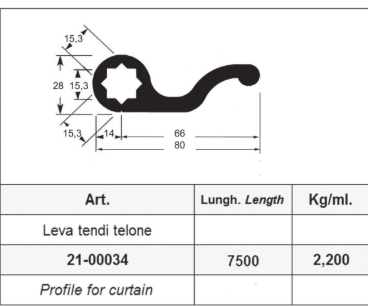
#> input picture data/forras/380034_lap.png, 368 x 306 px
$ python meretvonal_ujrarajz.py
#> lines starting #> are read from the running program, lines starting #| are printed output that depends on the picture; after the words box and inside, x2 and y2 are one past the last pixel; in counts of white or black regions, pixels touching at a corner belong together
"""Kis felbontású katalóguslap-rajzok (RE-ALL 380034, 380035) élesítése: a fekete profil élsimítva marad, a méret-
és segédvonalak, a nyílhegyek és a számok a lap szerinti helyükön vektorosan, élesen újrarajzolva.
Kimenet: data/forras/<kód>_rajz.png (a tiszta_rajzok.py IMAGESET innen veszi).

Használat: python3 scripts/termekadatok/meretvonal_ujrarajz.py
"""
import math
import sys
from pathlib import Path

import cv2
import numpy as np
from PIL import Image, ImageDraw, ImageFont

sys.path.insert(0, str(Path(__file__).parent))
from common import ROOT  # noqa: E402

FONT = "/usr/share/fonts/truetype/liberation/LiberationSans-Regular.ttf"
SS = 3  # túlmintavételezés az élsimításhoz


def crisp(src, box, S=4):
    """A lap rajzrésze (keret nélkül) felnagyítva, éles kontrasztgörbével."""
#> called with src = 'data/forras/380034_lap.png', box = (6, 10, 362, 172), S = 4
    a = np.asarray(Image.open(ROOT / src).convert("L")).astype(np.float32)[box[1]:box[3], box[0]:box[2]]
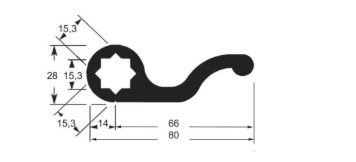
#> a: shape (162, 356) float32; min 34, max 255, mean 236.7
    ink = a < 200
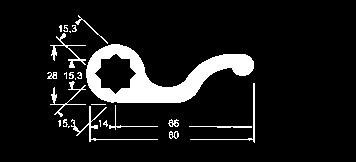
#> ink: shape (162, 356) bool; 9.5% white; 25 white regions (10 under 20 px), largest, box (x1, y1, x2, y2) and area: (86, 44, 254, 103) 4001, (71, 106, 158, 142) 258, (50, 33, 86, 68) 224
    a[:, ink.mean(axis=0) > 0.8] = 255
    a[ink.mean(axis=1) > 0.8, :] = 255
    ys, xs = np.where(a < 200)
#> ys = 5457 values from 15 to 142; xs = 5457 values, max 254 at index 2789, min 47 at index 2098, mean 147.8
    a = a[max(ys.min() - 12, 0):ys.max() + 12, max(xs.min() - 12, 0):xs.max() + 12]
#> a: shape (151, 231) float32
    d = cv2.resize(a, None, fx=S, fy=S, interpolation=cv2.INTER_CUBIC)
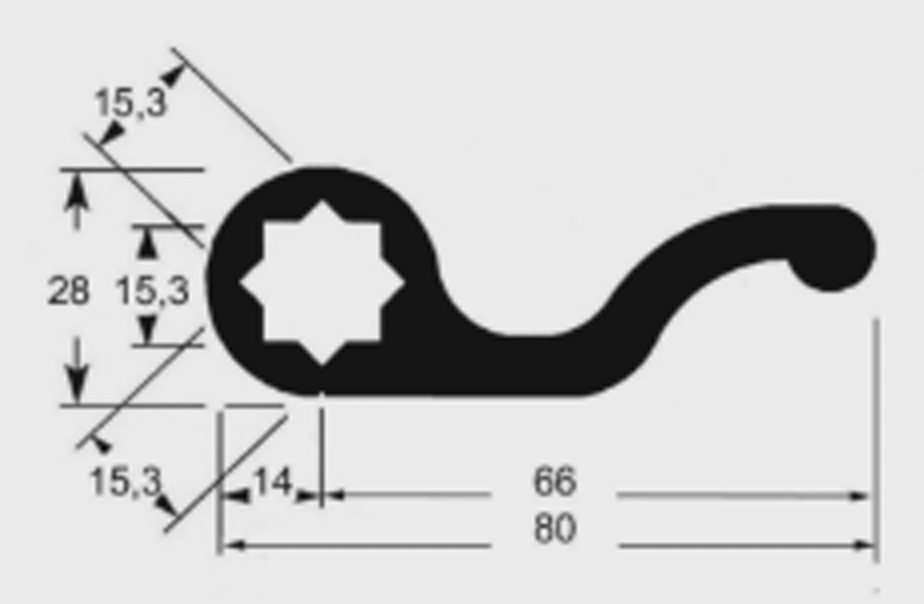
#> d: shape (604, 924) float32; min 11.89, max 275.8, mean 224.8; drawn with min black and max white
    d = cv2.GaussianBlur(d, (0, 0), S * 0.3)
    return (255 / (1 + np.exp(-(d - 190) / 12))).astype(np.uint8)


def profile_only(d):
    """Csak a legnagyobb sötét folt (a profil) marad, élsimított széllel."""
    n, lab, st, _ = cv2.connectedComponentsWithStats((d < 128).astype(np.uint8), connectivity=8)
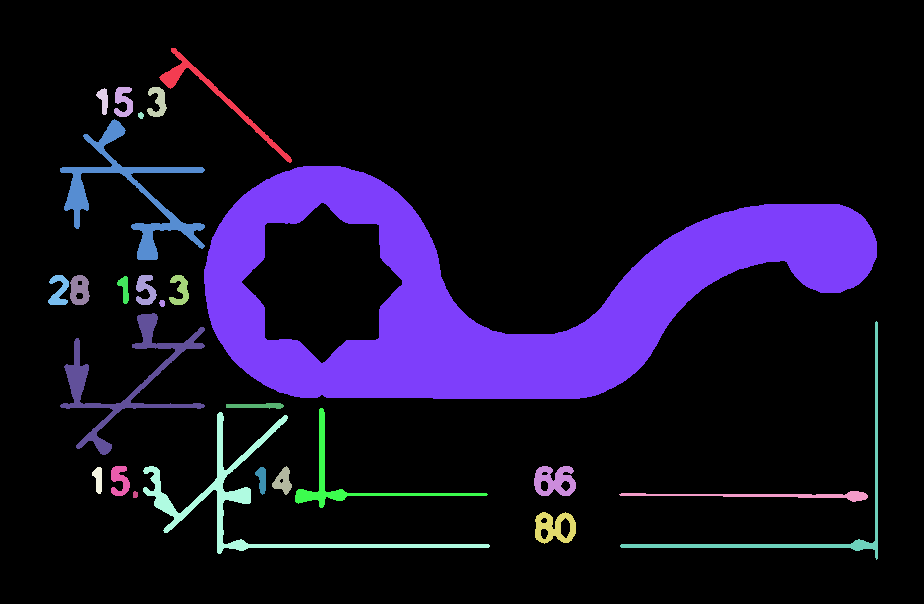
#> lab: shape (604, 924) int32; 27 distinct labels, from 0 to 26; one colour per label, 0 black
#> n = 27; st = 27 rows, first 6: [0, 0, 924, 604, 471841], [159, 48, 133, 115, 1205], [114, 87, 19, 30, 364], [147, 87, 20, 30, 336], [96, 88, 12, 27, 184], [138, 112, 6, 7, 32]
    keep = cv2.dilate((lab == 1 + int(np.argmax(st[1:, 4]))).astype(np.uint8), np.ones((7, 7), np.uint8)) > 0
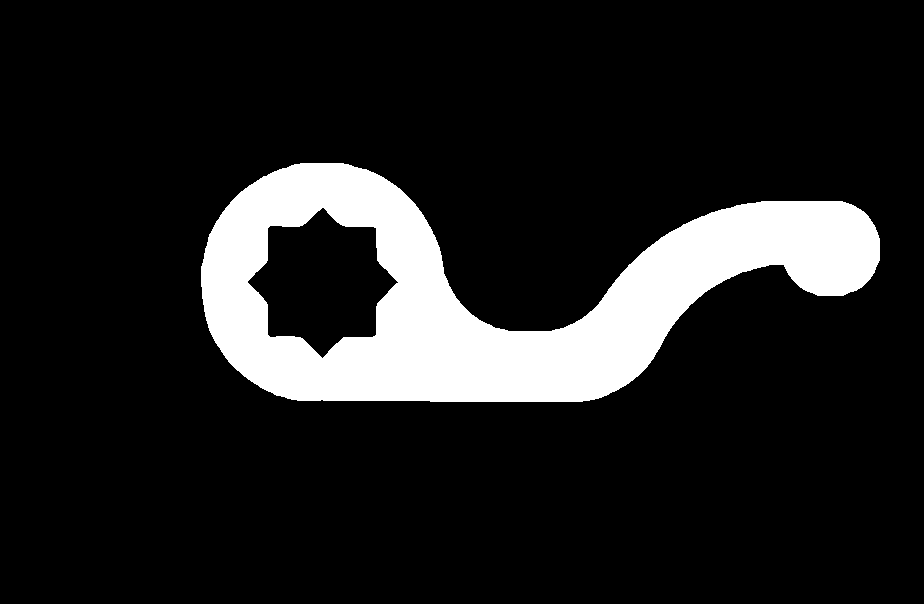
#> keep: shape (604, 924) bool; 13% white; 1 white region, box (x1, y1, x2, y2) and area: (201, 163, 880, 402) 72522
    out = np.full_like(d, 255)
    out[keep] = d[keep]
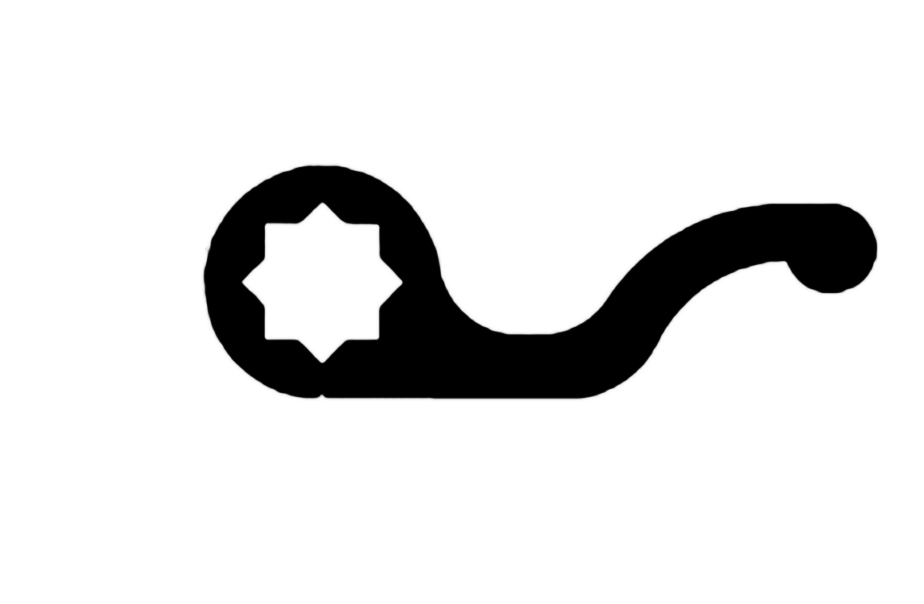
#> out: shape (604, 924); min 0, max 255, mean 225.6
    return out


def draw(d, lines, dims, texts):
    """lines: segédvonalak [(x0, y0, x1, y1)]; dims: méretvonalak nyíllal mindkét végén [(x0, y0, x1, y1, rés-közép, rés)];
    texts: [(x, y, szöveg)]."""
    H, W = d.shape
#> H = 604; W = 924
    im = Image.fromarray(d).resize((W * SS, H * SS), Image.LANCZOS)
    g = ImageDraw.Draw(im)
    s = lambda *p: [v * SS for v in p]
    lw = 2 * SS
    for x0, y0, x1, y1 in lines:
        g.line(s(x0, y0, x1, y1), fill=0, width=lw)
    for x0, y0, x1, y1, gap in dims:
        L = math.hypot(x1 - x0, y1 - y0)
        ux, uy = (x1 - x0) / L, (y1 - y0) / L
        if gap:  # szakadás a szám helyén
            c, h = gap
            g.line(s(x0, y0, x0 + ux * (c - h), y0 + uy * (c - h)), fill=0, width=lw)
            g.line(s(x0 + ux * (c + h), y0 + uy * (c + h), x1, y1), fill=0, width=lw)
        else:
            g.line(s(x0, y0, x1, y1), fill=0, width=lw)
        for (tx, ty), sgn in (((x0, y0), 1), ((x1, y1), -1)):  # a nyíl hegye a segédvonalon, befelé nyitva
            al, aw = 16, 5
            bx, by = tx + sgn * ux * al, ty + sgn * uy * al
            g.polygon(s(tx, ty, bx - uy * aw, by + ux * aw, bx + uy * aw, by - ux * aw), fill=0)
    f = ImageFont.truetype(FONT, 34 * SS)
    for x, y, t in texts:
        g.text((x * SS, y * SS), t, font=f, fill=0, anchor="mm")
    return im.resize((W, H), Image.LANCZOS)
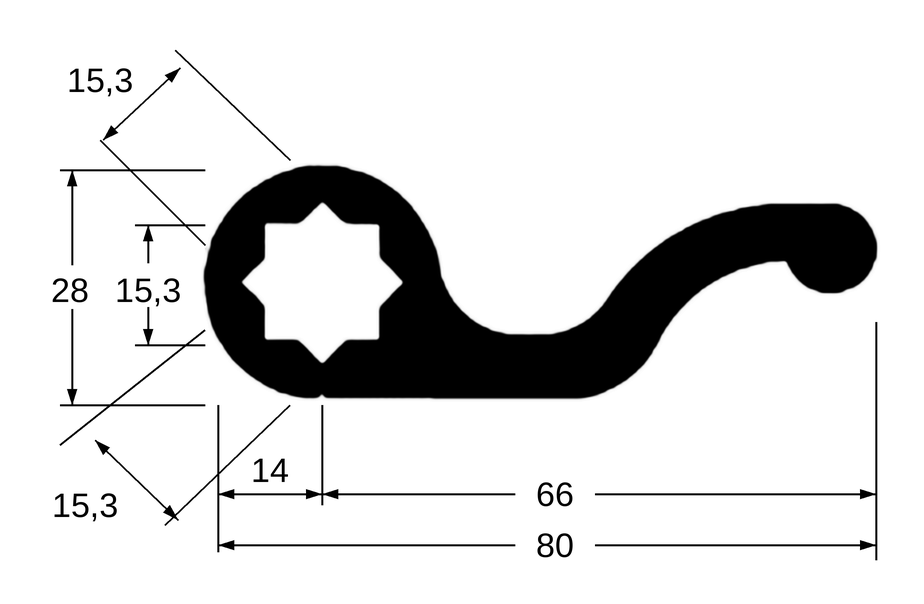
#> returned value: PIL image 924x604 L; min 0, max 255, mean 221.3


ITEMS = {
    # 380034: 80 × 28, csillag furat 15,3 (három irányban)
    "380034": ("data/forras/380034_lap.png", (6, 10, 362, 172),
               [(60, 170, 205, 170), (60, 405, 205, 405), (135, 225, 205, 225), (135, 345, 205, 345),
                (175, 50, 290, 160), (100, 140, 205, 245), (60, 445, 205, 330), (165, 525, 290, 405),
                (218, 405, 218, 552), (322, 405, 322, 505), (876, 322, 876, 560)],
               [(72, 170, 72, 405, (117, 22)), (148, 225, 148, 345, (60, 22)), (180, 68, 103, 140, None),
                (95, 440, 178, 520, None), (218, 494, 322, 494, None), (322, 494, 876, 494, (233, 40)),
                (218, 545, 876, 545, (337, 40))],
               [(70, 290, "28"), (148, 290, "15,3"), (100, 80, "15,3"), (85, 505, "15,3"), (270, 470, "14"),
                (555, 494, "66"), (555, 545, "80")]),
    # 380035: 55 × 20, furat Ø14
    "380035": ("data/forras/380035_lap.png", (6, 14, 330, 166),
               [(178, 62, 178, 122), (625, 62, 625, 122), (62, 147, 205, 147), (62, 312, 205, 312),
                (115, 178, 178, 178), (115, 290, 178, 290)],
               [(178, 75, 625, 75, (223, 50)), (70, 147, 70, 312, (90, 20)), (130, 178, 130, 290, (58, 20))],
               [(408, 75, "55"), (70, 239, "20"), (132, 236, "ø14")]),
}


def main():
    for code, (src, box, lines, dims, texts) in ITEMS.items():
        im = draw(profile_only(crisp(src, box)), lines, dims, texts)
        im.save(ROOT / f"data/forras/{code}_rajz.png")
        print(code, "kész")


if __name__ == "__main__":
#> (the run stopped early here; a loop or call above may not have finished)
